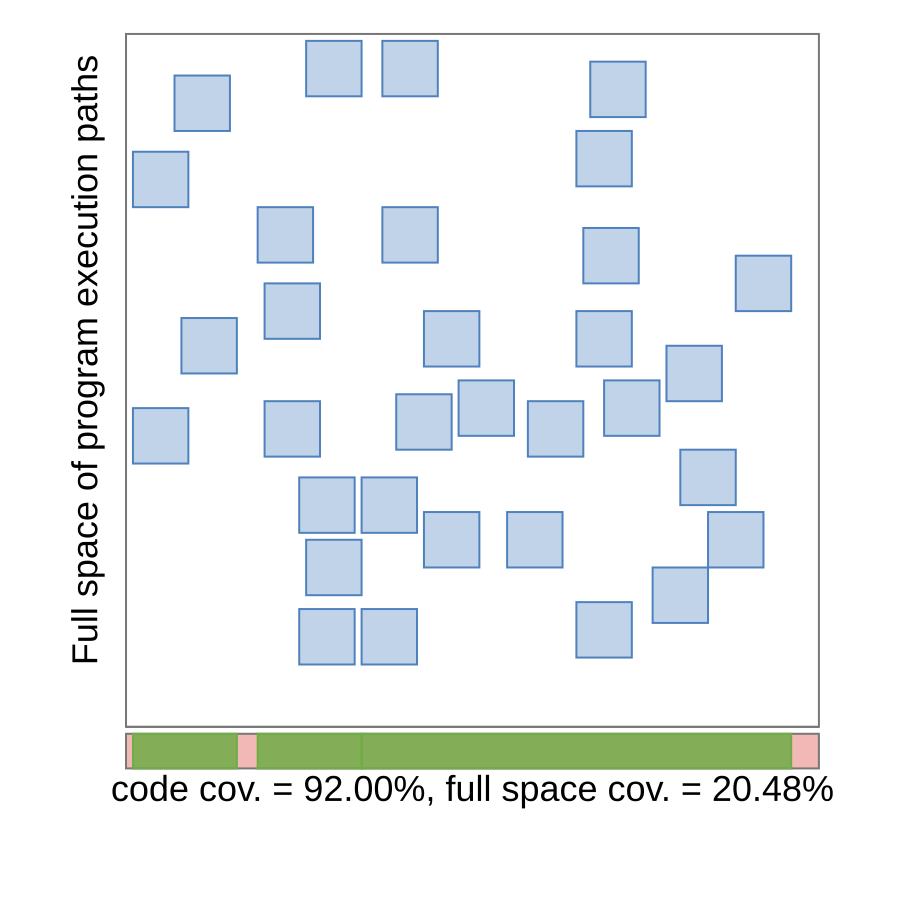

Source code (gnuplot):
set terminal svg size 900,900 dynamic enhanced font "Arial,36"
set output "/home/runner/work/coverage-talk/coverage-talk/target/generated-slides/images/coverage-07.svg"

unset key
unset border
unset xtics
unset ytics

set xrange [0:1]
set yrange [-0.12:1.01]
set size ratio -1

set lmargin at screen 0.14
set rmargin at screen 0.98
set bmargin at screen 0.1
set tmargin at screen 0.97

set style fill solid 0.35 noborder

# Main square frame
set object 1 rect from 0,0 to 1,1 fs empty border rgb "#777777" lw 2

# Patches
set object 2 rect at 0.12,0.55 size 0.08,0.08 fc rgb "#4F81BD" fs solid 0.35 border rgb "#4F81BD" lw 2
set object 3 rect at 0.38,0.32 size 0.08,0.08 fc rgb "#4F81BD" fs solid 0.35 border rgb "#4F81BD" lw 2
set object 4 rect at 0.43,0.44 size 0.08,0.08 fc rgb "#4F81BD" fs solid 0.35 border rgb "#4F81BD" lw 2
set object 5 rect at 0.84,0.36 size 0.08,0.08 fc rgb "#4F81BD" fs solid 0.35 border rgb "#4F81BD" lw 2
set object 6 rect at 0.11,0.9 size 0.08,0.08 fc rgb "#4F81BD" fs solid 0.35 border rgb "#4F81BD" lw 2
set object 7 rect at 0.05,0.42 size 0.08,0.08 fc rgb "#4F81BD" fs solid 0.35 border rgb "#4F81BD" lw 2
set object 8 rect at 0.7,0.68 size 0.08,0.08 fc rgb "#4F81BD" fs solid 0.35 border rgb "#4F81BD" lw 2
set object 9 rect at 0.69,0.14 size 0.08,0.08 fc rgb "#4F81BD" fs solid 0.35 border rgb "#4F81BD" lw 2
set object 10 rect at 0.92,0.64 size 0.08,0.08 fc rgb "#4F81BD" fs solid 0.35 border rgb "#4F81BD" lw 2
set object 11 rect at 0.71,0.92 size 0.08,0.08 fc rgb "#4F81BD" fs solid 0.35 border rgb "#4F81BD" lw 2
set object 12 rect at 0.41,0.71 size 0.08,0.08 fc rgb "#4F81BD" fs solid 0.35 border rgb "#4F81BD" lw 2
set object 13 rect at 0.47,0.27 size 0.08,0.08 fc rgb "#4F81BD" fs solid 0.35 border rgb "#4F81BD" lw 2
set object 14 rect at 0.24,0.43 size 0.08,0.08 fc rgb "#4F81BD" fs solid 0.35 border rgb "#4F81BD" lw 2
set object 15 rect at 0.73,0.46 size 0.08,0.08 fc rgb "#4F81BD" fs solid 0.35 border rgb "#4F81BD" lw 2
set object 16 rect at 0.29,0.13 size 0.08,0.08 fc rgb "#4F81BD" fs solid 0.35 border rgb "#4F81BD" lw 2
set object 17 rect at 0.41,0.95 size 0.08,0.08 fc rgb "#4F81BD" fs solid 0.35 border rgb "#4F81BD" lw 2
set object 18 rect at 0.05,0.79 size 0.08,0.08 fc rgb "#4F81BD" fs solid 0.35 border rgb "#4F81BD" lw 2
set object 19 rect at 0.3,0.95 size 0.08,0.08 fc rgb "#4F81BD" fs solid 0.35 border rgb "#4F81BD" lw 2
set object 20 rect at 0.3,0.23 size 0.08,0.08 fc rgb "#4F81BD" fs solid 0.35 border rgb "#4F81BD" lw 2
set object 21 rect at 0.59,0.27 size 0.08,0.08 fc rgb "#4F81BD" fs solid 0.35 border rgb "#4F81BD" lw 2
set object 22 rect at 0.82,0.51 size 0.08,0.08 fc rgb "#4F81BD" fs solid 0.35 border rgb "#4F81BD" lw 2
set object 23 rect at 0.8,0.19 size 0.08,0.08 fc rgb "#4F81BD" fs solid 0.35 border rgb "#4F81BD" lw 2
set object 24 rect at 0.24,0.6 size 0.08,0.08 fc rgb "#4F81BD" fs solid 0.35 border rgb "#4F81BD" lw 2
set object 25 rect at 0.69,0.56 size 0.08,0.08 fc rgb "#4F81BD" fs solid 0.35 border rgb "#4F81BD" lw 2
set object 26 rect at 0.88,0.27 size 0.08,0.08 fc rgb "#4F81BD" fs solid 0.35 border rgb "#4F81BD" lw 2
set object 27 rect at 0.47,0.56 size 0.08,0.08 fc rgb "#4F81BD" fs solid 0.35 border rgb "#4F81BD" lw 2
set object 28 rect at 0.69,0.82 size 0.08,0.08 fc rgb "#4F81BD" fs solid 0.35 border rgb "#4F81BD" lw 2
set object 29 rect at 0.23,0.71 size 0.08,0.08 fc rgb "#4F81BD" fs solid 0.35 border rgb "#4F81BD" lw 2
set object 30 rect at 0.62,0.43 size 0.08,0.08 fc rgb "#4F81BD" fs solid 0.35 border rgb "#4F81BD" lw 2
set object 31 rect at 0.52,0.46 size 0.08,0.08 fc rgb "#4F81BD" fs solid 0.35 border rgb "#4F81BD" lw 2
set object 32 rect at 0.29,0.32 size 0.08,0.08 fc rgb "#4F81BD" fs solid 0.35 border rgb "#4F81BD" lw 2
set object 33 rect at 0.38,0.13 size 0.08,0.08 fc rgb "#4F81BD" fs solid 0.35 border rgb "#4F81BD" lw 2

# Axes of the main space
set arrow 1 from 0,0 to 1,0 nohead lw 2 lc rgb "#777777"
set arrow 2 from 0,0 to 0,1 nohead lw 2 lc rgb "#777777"

# Projection bar directly under X axis
set object 34 rect from 0,-0.06 to 1,-0.01 fc rgb "#F2B8B5" fs solid 1.0 border rgb "#777777" lw 2

# Green projected intervals
set object 35 rect from 0.01,-0.06 to 0.16,-0.01 fc rgb "#70AD47" fs solid 0.85 border rgb "#70AD47" lw 2
set object 36 rect from 0.19,-0.06 to 0.34,-0.01 fc rgb "#70AD47" fs solid 0.85 border rgb "#70AD47" lw 2
set object 37 rect from 0.34,-0.06 to 0.96,-0.01 fc rgb "#70AD47" fs solid 0.85 border rgb "#70AD47" lw 2

# Labels
set label 1 "Full space of program execution paths" at screen 0.095, screen 0.6 rotate by 90 center font ",36"
set label 2 "code cov. = 92.00%, full space cov. = 20.48%" at 0.5,-0.09 center font ",36"

plot 1/0 notitle
